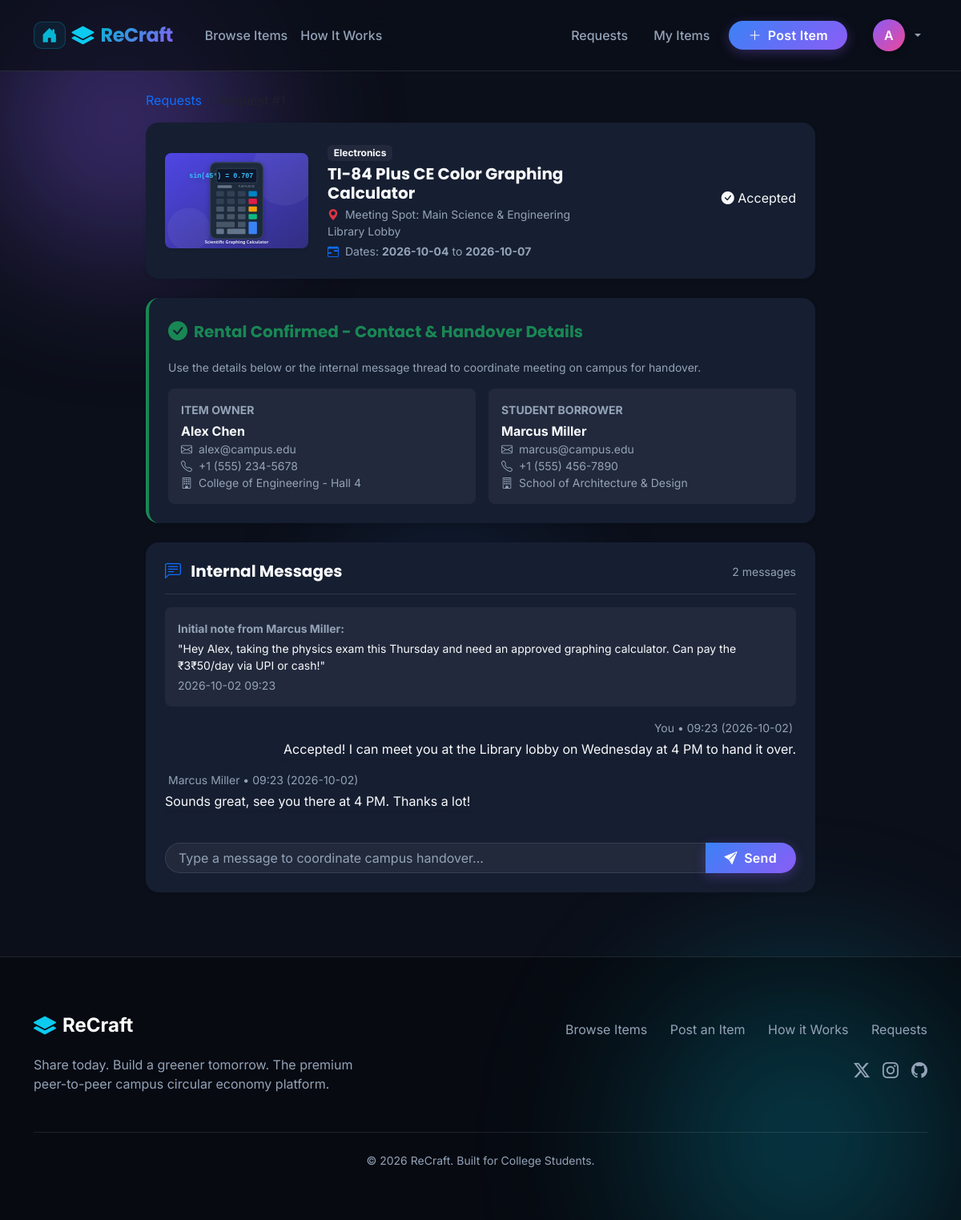
Page /requests/1 (signed in) on the committed database.
### tables this page shows
CREATE TABLE items (
        id INTEGER PRIMARY KEY AUTOINCREMENT,
        owner_id INTEGER NOT NULL,
        title TEXT NOT NULL,
        description TEXT NOT NULL,
        category TEXT NOT NULL,
        item_type TEXT DEFAULT 'Rent',
        price REAL DEFAULT 0.0,
        deposit REAL DEFAULT 0.0,
        location TEXT NOT NULL,
        available_from DATE NOT NULL,
        available_until DATE NOT NULL,
        image_path TEXT NOT NULL,
        is_available INTEGER DEFAULT 1,
        created_at TIMESTAMP DEFAULT CURRENT_TIMESTAMP,
        FOREIGN KEY (owner_id) REFERENCES users(id) ON DELETE CASCADE
    );

CREATE TABLE rental_requests (
        id INTEGER PRIMARY KEY AUTOINCREMENT,
        item_id INTEGER NOT NULL,
        requester_id INTEGER NOT NULL,
        owner_id INTEGER NOT NULL,
        start_date DATE NOT NULL,
        end_date DATE NOT NULL,
        message TEXT,
        status TEXT DEFAULT 'Pending',
        created_at TIMESTAMP DEFAULT CURRENT_TIMESTAMP,
        FOREIGN KEY (item_id) REFERENCES items(id) ON DELETE CASCADE,
        FOREIGN KEY (requester_id) REFERENCES users(id) ON DELETE CASCADE,
        FOREIGN KEY (owner_id) REFERENCES users(id) ON DELETE CASCADE
    );

CREATE TABLE users (
        id INTEGER PRIMARY KEY AUTOINCREMENT,
        name TEXT NOT NULL,
        email TEXT UNIQUE NOT NULL,
        password_hash TEXT NOT NULL,
        college TEXT NOT NULL,
        phone TEXT,
        bio TEXT,
        created_at TIMESTAMP DEFAULT CURRENT_TIMESTAMP
    );

CREATE TABLE request_messages (
        id INTEGER PRIMARY KEY AUTOINCREMENT,
        request_id INTEGER NOT NULL,
        sender_id INTEGER NOT NULL,
        message TEXT NOT NULL,
        created_at TIMESTAMP DEFAULT CURRENT_TIMESTAMP,
        FOREIGN KEY (request_id) REFERENCES rental_requests(id) ON DELETE CASCADE,
        FOREIGN KEY (sender_id) REFERENCES users(id) ON DELETE CASCADE
    );

### app.py (the view)
@app.route('/requests/<int:request_id>')
@login_required
def request_detail(request_id):
    user_id = session['user_id']
    conn = get_db()
    cursor = conn.cursor()
    cursor.execute("""
        SELECT r.*,
               i.title as item_title, i.category, i.location as item_location, i.image_path as item_image,
               owner.name as owner_name, owner.email as owner_email, owner.phone as owner_phone, owner.college as owner_college,
               renter.name as requester_name, renter.email as requester_email, renter.phone as requester_phone, renter.college as requester_college
        FROM rental_requests r
        JOIN items i ON r.item_id = i.id
        JOIN users owner ON r.owner_id = owner.id
        JOIN users renter ON r.requester_id = renter.id
        WHERE r.id = ?;
    """, (request_id,))
    req_record = cursor.fetchone()
    if not req_record:
        conn.close()
        abort(404)
    if user_id != req_record['requester_id'] and user_id != req_record['owner_id']:
        conn.close()
        flash('Unauthorized: You do not have permission to view this request.', 'danger')
        return redirect(url_for('requests_dashboard'))
    cursor.execute("""
        SELECT m.*, u.name as sender_name
        FROM request_messages m
        JOIN users u ON m.sender_id = u.id
        WHERE m.request_id = ?
        ORDER BY m.id ASC;
    """, (request_id,))
    messages = cursor.fetchall()
    conn.close()
    is_owner = (user_id == req_record['owner_id'])
    return render_template('request_detail.html', req=req_record, messages=messages, is_owner=is_owner)

### app.py (called while the page is built)
def login_required(f):
    @wraps(f)
    def decorated_function(*args, **kwargs):
        if not session.get('user_id'):
            flash('Please log in first to access this page.', 'warning')
            return redirect(url_for('login', next=request.path))
        return f(*args, **kwargs)
    return decorated_function

@app.before_request
def load_logged_in_user():
    user_id = session.get('user_id')
    if user_id:
        conn = get_db()
        cursor = conn.cursor()
        cursor.execute("""
            SELECT COUNT(*) FROM rental_requests
            WHERE owner_id = ? AND status = 'Pending';
        """, (user_id,))
        g.pending_requests_count = cursor.fetchone()[0]
        conn.close()
    else:
        g.pending_requests_count = 0

### database.py (called while the page is built)
def get_db():
    conn = sqlite3.connect(DATABASE_PATH)
    conn.row_factory = sqlite3.Row
    conn.execute("PRAGMA foreign_keys = ON;")
    return conn

### templates/request_detail.html (shortened to what this page needs)
{% extends "base.html" %}
{% block content %}
<div class="container" style="max-width: 860px;">
  <nav aria-label="breadcrumb" class="mb-3">
    <ol class="breadcrumb small">
      <li class="breadcrumb-item"><a href="{{ url_for('requests_dashboard') }}" class="text-decoration-none">Requests</a></li>
      <li class="breadcrumb-item active">Request #{{ req.id }}</li>
    </ol>
  </nav>
  <div class="card border-0 shadow-sm rounded-4 p-4 mb-4 bg-white">
    <div class="row g-4 align-items-center">
      <div class="col-md-3 text-center text-md-start">
        <img src="{{ req.item_image }}" alt="{{ req.item_title }}" class="img-fluid rounded-3 shadow-sm" style="max-height: 120px; object-fit: cover;">
      </div>
      <div class="col-md-5">
        <span class="badge bg-light text-secondary border mb-1">{{ req.category }}</span>
        <h5 class="fw-bold mb-1">
          <a href="{{ url_for('item_detail', item_id=req.item_id) }}" class="text-decoration-none text-dark">
            {{ req.item_title }}
          </a>
        </h5>
        <div class="small text-muted mb-1">
          <i class="bi bi-geo-alt-fill text-danger me-1"></i> Meeting Spot: {{ req.item_location }}
        </div>
        <div class="small text-muted">
          <i class="bi bi-calendar-range text-primary me-1"></i> Dates: <strong>{{ req.start_date }}</strong> to <strong>{{ req.end_date }}</strong>
        </div>
      </div>
      <div class="col-md-4 text-md-end">
        <div class="mb-2">
          {% if req.status == 'Pending' %}
            <span class="status-badge status-pending">
              <i class="bi bi-hourglass-split"></i> Pending
            </span>
          {% elif req.status == 'Accepted' %}
            <span class="status-badge status-accepted">
              <i class="bi bi-check-circle-fill"></i> Accepted
            </span>
          {% elif req.status == 'Rejected' %}
            <span class="status-badge status-rejected">
              <i class="bi bi-x-circle-fill"></i> Declined
            </span>
          {% endif %}
        </div>
      </div>
    </div>
  </div>
  {% if req.status == 'Accepted' %}
    <div class="card border-0 shadow-sm rounded-4 p-4 mb-4 bg-white border-start border-4 border-success">
      <div class="d-flex align-items-center gap-2 mb-3">
        <i class="bi bi-check-circle-fill text-success fs-4"></i>
        <h5 class="fw-bold mb-0 text-success">Rental Confirmed - Contact &amp; Handover Details</h5>
      </div>
      <p class="small text-muted mb-3">
        Use the details below or the internal message thread to coordinate meeting on campus for handover.
      </p>
      <div class="row g-3">
        <div class="col-md-6">
          <div class="p-3 bg-light rounded-3">
            <small class="text-muted fw-bold text-uppercase d-block mb-1">Item Owner</small>
            <div class="fw-bold">{{ req.owner_name }}</div>
            <div class="small text-muted"><i class="bi bi-envelope me-1"></i> {{ req.owner_email }}</div>
            {% if req.owner_phone %}
              <div class="small text-muted"><i class="bi bi-telephone me-1"></i> {{ req.owner_phone }}</div>
            {% endif %}
            <div class="small text-muted"><i class="bi bi-building me-1"></i> {{ req.owner_college }}</div>
          </div>
        </div>
        <div class="col-md-6">
          <div class="p-3 bg-light rounded-3">
            <small class="text-muted fw-bold text-uppercase d-block mb-1">Student Borrower</small>
            <div class="fw-bold">{{ req.requester_name }}</div>
            <div class="small text-muted"><i class="bi bi-envelope me-1"></i> {{ req.requester_email }}</div>
            {% if req.requester_phone %}
              <div class="small text-muted"><i class="bi bi-telephone me-1"></i> {{ req.requester_phone }}</div>
            {% endif %}
            <div class="small text-muted"><i class="bi bi-building me-1"></i> {{ req.requester_college }}</div>
          </div>
        </div>
      </div>
    </div>
  {% endif %}
  <div class="card border-0 shadow-sm rounded-4 p-4 bg-white mb-4">
    <div class="d-flex align-items-center justify-content-between mb-3 border-bottom pb-3">
      <h5 class="fw-bold mb-0">
        <i class="bi bi-chat-left-text me-2 text-primary"></i> Internal Messages
      </h5>
      <span class="small text-muted">{{ messages|length }} message{% if messages|length != 1 %}s{% endif %}</span>
    </div>
    {% if req.message %}
      <div class="p-3 bg-light rounded-3 mb-3 border-start border-3 border-primary">
        <small class="text-muted fw-bold d-block mb-1">Initial note from {{ req.requester_name }}:</small>
        <div class="text-dark small">"{{ req.message }}"</div>
        <small class="text-muted d-block mt-1">{{ req.created_at[:16] }}</small>
      </div>
    {% endif %}
    <div class="mb-4" style="max-height: 400px; overflow-y: auto;">
      {% if messages %}
        {% for msg in messages %}
          {% set is_me = (msg.sender_id == session.get('user_id')) %}
          <div class="d-flex flex-column mb-3 {% if is_me %}align-items-end{% else %}align-items-start{% endif %}">
            <div class="small text-muted mb-1 px-1">
              {% if is_me %}You{% else %}{{ msg.sender_name }}{% endif %} • {{ msg.created_at[11:16] }} ({{ msg.created_at[:10] }})
            </div>
            <div class="chat-bubble {% if is_me %}chat-bubble-me{% else %}chat-bubble-other{% endif %} shadow-sm">
              {{ msg.message }}
            </div>
          </div>
        {% endfor %}
      {% else %}
        <div class="text-center py-4 text-muted small">
          <i class="bi bi-chat-dots fs-3 d-block mb-2"></i>
          No messages yet. Send a note below to arrange handover times or ask questions!
        </div>
      {% endif %}
    </div>
    <form action="{{ url_for('send_request_message', request_id=req.id) }}" method="POST">
      <div class="input-group">
        <input type="text" name="message" class="form-control rounded-start-pill px-3" placeholder="Type a message to coordinate campus handover..." required>
        <button type="submit" class="btn btn-primary rounded-end-pill px-4 fw-semibold">
          <i class="bi bi-send-fill me-1"></i> Send
        </button>
      </div>
    </form>
  </div>
</div>
{% endblock %}

### static/css/custom.css (style rules this page uses)
:root { --navy-base: #0b0f19; --navy-light: #161e31; --blue-electric: #3b82f6; --purple-accent: #8b5cf6; --cyan-accent: #06b6d4; --pink-highlight: #ec4899; --success-green: #10b981; --text-main: #f8fafc; --text-muted: #94a3b8; --glass-bg: rgba(255, 255, 255, 0.05); --glass-border: rgba(255, 255, 255, 0.1); --glass-border-hover: rgba(255, 255, 255, 0.25); --glass-shadow: 0 8px 32px 0 rgba(0, 0, 0, 0.3); }
body { font-family: 'Inter', sans-serif; background-color: var(--navy-base); color: var(--text-main); position: relative; overflow-x: hidden; }
h1, h2, h3, h4, h5, h6, .navbar-brand-logo { font-family: 'Poppins', sans-serif; color: var(--text-main); }
.btn-primary { background: linear-gradient(135deg, var(--blue-electric), var(--purple-accent)); border: none; font-weight: 600; letter-spacing: 0.3px; box-shadow: 0 4px 15px rgba(139, 92, 246, 0.3); transition: all 0.3s ease; }
.form-control, .form-select { background: rgba(255, 255, 255, 0.05); border: 1px solid var(--glass-border); color: var(--text-main); border-radius: 12px; }
.form-control::placeholder { color: var(--text-muted); }
.text-dark, .text-dark.card-title { color: var(--text-main) !important; }
.text-muted { color: var(--text-muted) !important; }
.text-secondary { color: #cbd5e1 !important; }
.bg-light { background-color: rgba(255, 255, 255, 0.1) !important; color: var(--text-main) !important; border: none !important; }
.bg-white { background-color: var(--navy-light) !important; color: var(--text-main) !important; }
.border, .border-bottom, .border-top { border-color: var(--glass-border) !important; }
.card { background-color: var(--navy-light); border-color: var(--glass-border); color: var(--text-main); }
.bg-light { background-color: rgba(255,255,255,0.05) !important; }

### rows in the picture
items: item_image (picture), category "Electronics", item_title "TI-84 Plus CE Color Graphing Calculator", item_location "Main Science & Engineering Library Lobby"
rental_requests: start_date "2026-10-04", end_date "2026-10-07", message "Hey Alex, taking the physics exam this Thursday and need an approved graphing calculator. Can pay the ₹3₹50/day via UPI or cash!", created_at "2026-10-02 09:23"
users: owner_name "Alex Chen", owner_email "alex@campus.edu", owner_phone "+1 (555) 234-5678", owner_college "College of Engineering - Hall 4"
users: requester_name "Marcus Miller", requester_email "marcus@campus.edu", requester_phone "+1 (555) 456-7890", requester_college "School of Architecture & Design"
request_messages: shows "You", created_at "09:23", created_at "2026-10-02", message "Accepted! I can meet you at the Library lobby on Wednesday at 4 PM to hand it over."
request_messages: sender_name "Marcus Miller", created_at "09:23", created_at "2026-10-02", message "Sounds great, see you there at 4 PM. Thanks a lot!"

### other values in the picture
{{ session.get('user_name', 'U')[0] | upper }} "A"
{{ messages|length }} "2"
